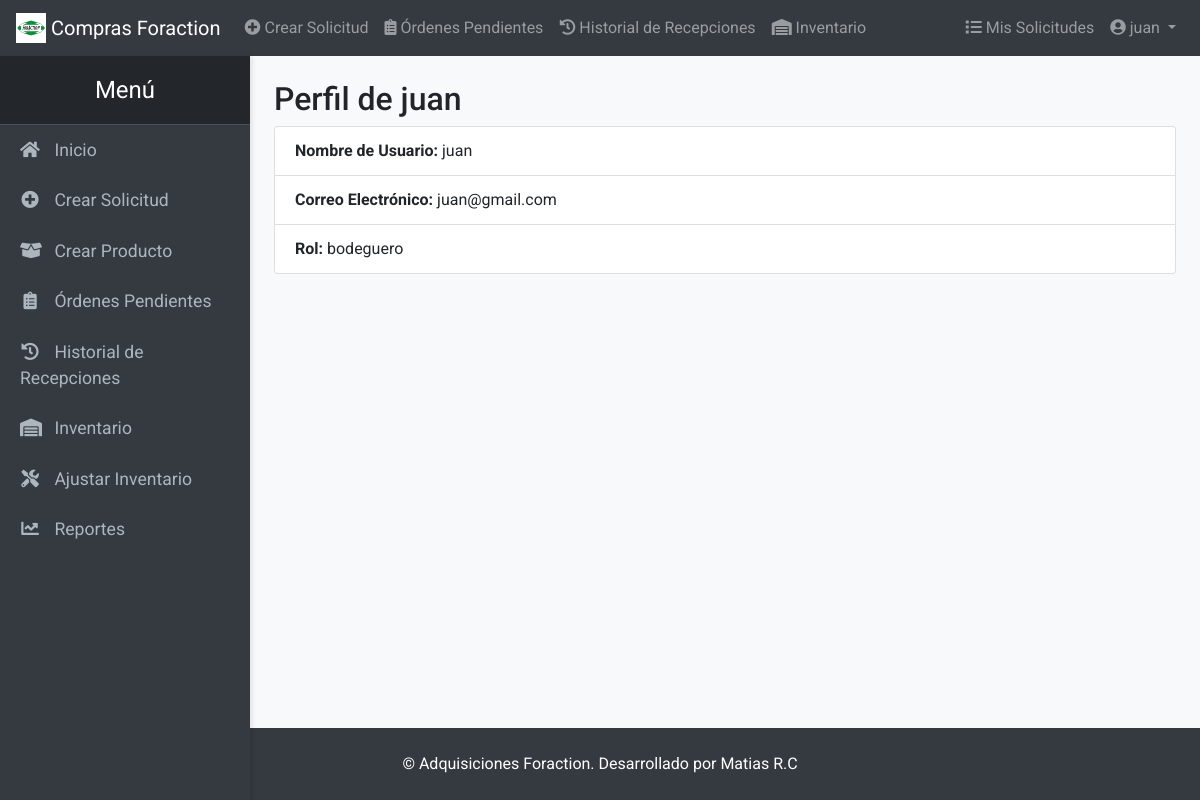
Screenshot of /perfil (signed in) with the database file from the repository.
### models.py (models this page shows, shortened)
class Usuario(db.Model, UserMixin):
    __tablename__ = 'usuarios'
    id = db.Column(db.Integer, primary_key=True)
    nombre_usuario = db.Column(db.String(150), unique=True, nullable=False)
    correo = db.Column(db.String(150), unique=True, nullable=False)
    contraseña_hash = db.Column(db.String(128), nullable=False)
    rol = db.Column(db.String(50), nullable=False)  # Roles: usuario, revisor, supervisor, admin, bodeguero
    proveedores = db.relationship('Proveedor', back_populates='creador', cascade='all, delete-orphan')
    solicitudes = db.relationship('Solicitud', back_populates='solicitante', cascade='all, delete-orphan')
    aprobaciones = db.relationship('Aprobacion', back_populates='revisador', cascade='all, delete-orphan')
    ordenes_compra_recibidas = db.relationship('OrdenCompra', back_populates='usuario_recepcion', foreign_keys='OrdenCompra.recibido_por')
    recepciones = db.relationship('Recepcion', back_populates='usuario', lazy=True)  # Relación con Recepcion

### routes.py (the view)
@main.route('/perfil')
@login_required
def perfil():
    return render_template('perfil.html')

### routes.py (called while the page is built)
@main.app_context_processor
def add_calculation_functions():
    def calcular_precio_total(solicitud, proveedor):
        total = sum(
            pp.precio_ofrecido * pp.cantidad
            for pp in solicitud.productos_proveedores
            if pp.proveedor_id == proveedor.id and pp.precio_ofrecido is not None
        )
        return total
    def calcular_tiempo_entrega(solicitud, proveedor):
        tiempos = [
            pp.tiempo_estimado_envio
            for pp in solicitud.productos_proveedores
            if pp.proveedor_id == proveedor.id and pp.tiempo_estimado_envio is not None
        ]
        return max(tiempos) if tiempos else None
    return dict(
        calcular_precio_total=calcular_precio_total,
        calcular_tiempo_entrega=calcular_tiempo_entrega
    )

### templates/perfil.html (shortened to what this page needs)
{% extends 'base.html' %}
{% block content %}
<h2>Perfil de {{ current_user.nombre_usuario }}</h2>
<ul class="list-group">
    <li class="list-group-item"><strong>Nombre de Usuario:</strong> {{ current_user.nombre_usuario }}</li>
    <li class="list-group-item"><strong>Correo Electrónico:</strong> {{ current_user.correo }}</li>
    <li class="list-group-item"><strong>Rol:</strong> {{ current_user.rol }}</li>
</ul>
{% endblock %}

### templates/base.html (shortened to what this page needs)
<!DOCTYPE html>
<html lang="es">
<head>
    <link href="https://stackpath.bootstrapcdn.com/bootstrap/4.5.2/css/bootstrap.min.css" rel="stylesheet">
    <link href="https://cdnjs.cloudflare.com/ajax/libs/font-awesome/5.15.3/css/all.min.css" rel="stylesheet">
    <link href="{{ url_for('static', filename='css/custom.css') }}" rel="stylesheet">
</head>
<body>
    <div class="d-flex flex-column min-vh-100">
        <nav class="navbar navbar-expand-lg navbar-dark bg-dark">
            <a class="navbar-brand" href="{{ url_for('main.index') }}">
                <img src="{{ url_for('static', filename='logo.png') }}" width="30" height="30" class="d-inline-block align-top" alt="Logo" loading="lazy">
                Compras Foraction
            </a>
            <div class="collapse navbar-collapse" id="navbarNav">
                <ul class="navbar-nav mr-auto">
                    {% if current_user.is_authenticated %}
                        <li class="nav-item">
                            <a class="nav-link" href="{{ url_for('main.crear_solicitud') }}">
                                <i class="fas fa-plus-circle"></i> Crear Solicitud
                            </a>
                        </li>
                        {% if current_user.rol == 'bodeguero' %}
                            <li class="nav-item">
                                <a class="nav-link" href="{{ url_for('main.ordenes_pendientes') }}">
                                    <i class="fas fa-clipboard-list"></i> Órdenes Pendientes
                                </a>
                            </li>
                            <li class="nav-item">
                                <a class="nav-link" href="{{ url_for('main.historial_recepciones') }}">
                                    <i class="fas fa-history"></i> Historial de Recepciones
                                </a>
                            </li>
                            <li class="nav-item">
                                <a class="nav-link" href="{{ url_for('main.inventario') }}">
                                    <i class="fas fa-warehouse"></i> Inventario
                                </a>
                            </li>
                        {% endif %}
                    {% endif %}
                </ul>
                <ul class="navbar-nav ml-auto">
                    {% if current_user.is_authenticated %}
                        <li class="nav-item">
                            <a class="nav-link" href="{{ url_for('main.mis_solicitudes') }}">
                                <i class="fas fa-list"></i> Mis Solicitudes
                            </a>
                        </li>
                        <li class="nav-item dropdown">
                            <a class="nav-link dropdown-toggle" href="#" id="perfilDropdown" role="button" data-toggle="dropdown" aria-haspopup="true" aria-expanded="false">
                                <i class="fas fa-user-circle"></i> {{ current_user.nombre_usuario }}
                            </a>
                        </li>
                    {% endif %}
                </ul>
            </div>
        </nav>
        <div class="d-flex flex-grow-1">
            <nav id="sidebar" class="bg-dark">
                <div class="sidebar-heading">Menú</div>
                <ul class="list-unstyled components">
                    <li>
                        <a href="{{ url_for('main.index') }}"><i class="fas fa-home"></i> Inicio</a>
                    </li>
                    {% if current_user.is_authenticated %}
                        <li>
                            <a href="{{ url_for('main.crear_solicitud') }}"><i class="fas fa-plus-circle"></i> Crear Solicitud</a>
                        </li>
                        {% if current_user.rol in ['solicitante', 'revisor','bodeguero'] %}
                            <li>
                                <a href="{{ url_for('main.crear_producto') }}"><i class="fas fa-box-open"></i> Crear Producto</a>
                            </li>
                        {% endif %}
                        {% if current_user.rol == 'bodeguero' %}
                            <li>
                                <a href="{{ url_for('main.ordenes_pendientes') }}"><i class="fas fa-clipboard-list"></i> Órdenes Pendientes</a>
                            </li>
                            <li>
                                <a href="{{ url_for('main.historial_recepciones') }}"><i class="fas fa-history"></i> Historial de Recepciones</a>
                            </li>
                            <li class="nav-item">
                                <a class="nav-link" href="{{ url_for('main.inventario') }}">
                                    <i class="fas fa-warehouse"></i> Inventario
                                </a>
                            </li>
                            <li class="nav-item">
                                <a class="nav-link" href="{{ url_for('main.ajustar_inventario') }}">
                                    <i class="fas fa-tools"></i> Ajustar Inventario
                                </a>
                            </li>
                            <li class="nav-item">
                                <a class="nav-link" href="{{ url_for('main.reportes_inventario') }}">
                                    <i class="fas fa-chart-line"></i> Reportes
                                </a>
                            </li>
                        {% endif %}
                    {% endif %}
                </ul>
            </nav>
            <main class="flex-grow-1 p-4">
                {% block content %}{% endblock %}
            </main>
        </div>
        <footer class="bg-dark text-white p-4 text-center mt-auto">
            &copy; {{ current_year }} Adquisiciones Foraction. Desarrollado por Matias R.C
        </footer>
    </div>
</body>
</html>

### static/css/custom.css (style rules this page uses)
body { font-family: 'Roboto', sans-serif; background-color: #f8f9fa; }
#sidebar { width: 250px; min-width: 250px; max-width: 250px; height: 100vh; position: fixed; top: 56px; left: 0; background: #343a40; color: #fff; transition: all 0.3s; box-shadow: 2px 0 5px rgba(0,0,0,0.1); overflow-y: auto; z-index: 1000; }
#sidebar .sidebar-heading { padding: 1rem; font-size: 1.5rem; text-align: center; background: #23272b; border-bottom: 1px solid #495057; }
#sidebar .components { padding: 0; margin: 0; list-style: none; }
#sidebar .components li a { padding: 12px 20px; font-size: 1.1rem; display: block; color: #adb5bd; transition: all 0.3s; }
#sidebar .components li a i { margin-right: 10px; width: 20px; text-align: center; }
main { margin-left: 250px; transition: all 0.3s; }
footer { background-color: #343a40; color: white; }

### rows the page displays
Usuario: nombre_usuario "juan", correo "juan@gmail.com", rol "bodeguero"
